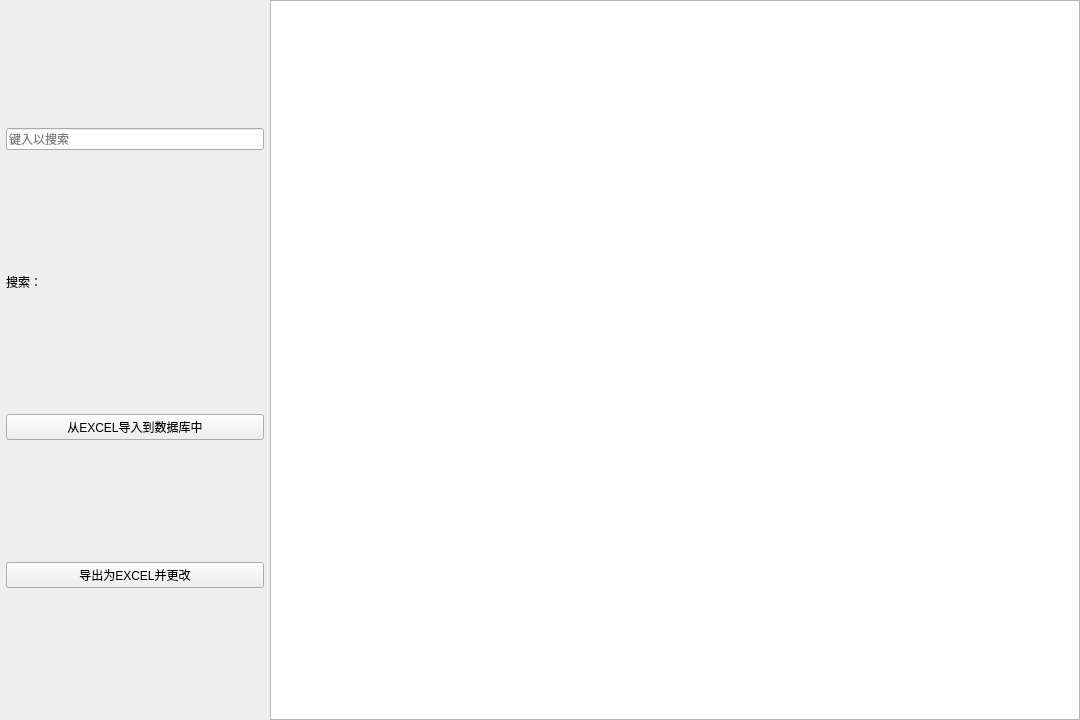
<?xml version="1.0" encoding="UTF-8"?>
<ui version="4.0">
 <class>MainWindow</class>
 <widget class="QMainWindow" name="MainWindow">
  <property name="geometry">
   <rect>
    <x>0</x>
    <y>0</y>
    <width>1080</width>
    <height>720</height>
   </rect>
  </property>
  <property name="minimumSize">
   <size>
    <width>1080</width>
    <height>720</height>
   </size>
  </property>
  <property name="windowTitle">
   <string>WirelessMonitor</string>
  </property>
  <property name="styleSheet">
   <string notr="true"/>
  </property>
  <widget class="QWidget" name="centralwidget">
   <property name="styleSheet">
    <string notr="true"/>
   </property>
   <layout class="QHBoxLayout" name="horizontalLayout" stretch="1,3">
    <property name="spacing">
     <number>0</number>
    </property>
    <property name="leftMargin">
     <number>0</number>
    </property>
    <property name="topMargin">
     <number>0</number>
    </property>
    <property name="rightMargin">
     <number>0</number>
    </property>
    <property name="bottomMargin">
     <number>0</number>
    </property>
    <item>
     <layout class="QVBoxLayout" name="verticalLayout">
      <property name="leftMargin">
       <number>6</number>
      </property>
      <property name="topMargin">
       <number>6</number>
      </property>
      <property name="rightMargin">
       <number>6</number>
      </property>
      <property name="bottomMargin">
       <number>6</number>
      </property>
      <item>
       <widget class="QLineEdit" name="input_search">
        <property name="placeholderText">
         <string>键入以搜索</string>
        </property>
       </widget>
      </item>
      <item>
       <widget class="QLabel" name="label_nowSearch">
        <property name="enabled">
         <bool>true</bool>
        </property>
        <property name="maximumSize">
         <size>
          <width>16777215</width>
          <height>20</height>
         </size>
        </property>
        <property name="text">
         <string>搜索：</string>
        </property>
       </widget>
      </item>
      <item>
       <widget class="FluPushButton" name="btn_import">
        <property name="sizePolicy">
         <sizepolicy hsizetype="Expanding" vsizetype="Fixed">
          <horstretch>0</horstretch>
          <verstretch>0</verstretch>
         </sizepolicy>
        </property>
        <property name="text">
         <string>从EXCEL导入到数据库中</string>
        </property>
       </widget>
      </item>
      <item>
       <widget class="FluPushButton" name="btn_export">
        <property name="sizePolicy">
         <sizepolicy hsizetype="Expanding" vsizetype="Fixed">
          <horstretch>0</horstretch>
          <verstretch>0</verstretch>
         </sizepolicy>
        </property>
        <property name="text">
         <string>导出为EXCEL并更改</string>
        </property>
       </widget>
      </item>
     </layout>
    </item>
    <item>
     <widget class="ElaTableView" name="tableView"/>
    </item>
   </layout>
  </widget>
 </widget>
 <customwidgets>
  <customwidget>
   <class>FluPushButton</class>
   <extends>QPushButton</extends>
   <header location="global">FluPushButton.h</header>
  </customwidget>
  <customwidget>
   <class>ElaTableView</class>
   <extends>QTableView</extends>
   <header location="global">ElaTableView.h</header>
  </customwidget>
 </customwidgets>
 <resources/>
 <connections/>
</ui>
